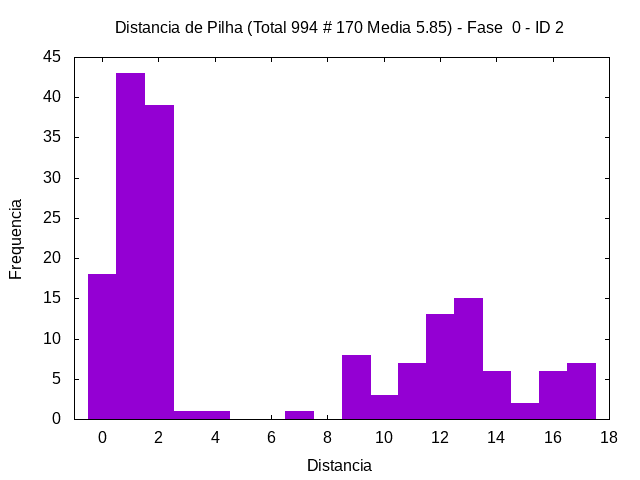

Generate this figure with gnuplot:
set term png
set output "/tmp/pokerest/pokerest-hist-0-2.png"
set style fill solid 1.0
set title "Distancia de Pilha (Total 994 # 170 Media 5.85) - Fase  0 - ID 2"
set xlabel "Distancia"
set ylabel "Frequencia"
plot [-1:18] "/tmp/pokerest/pokerest-hist-0-2.gpdat" u 3:4 w boxes t ""
